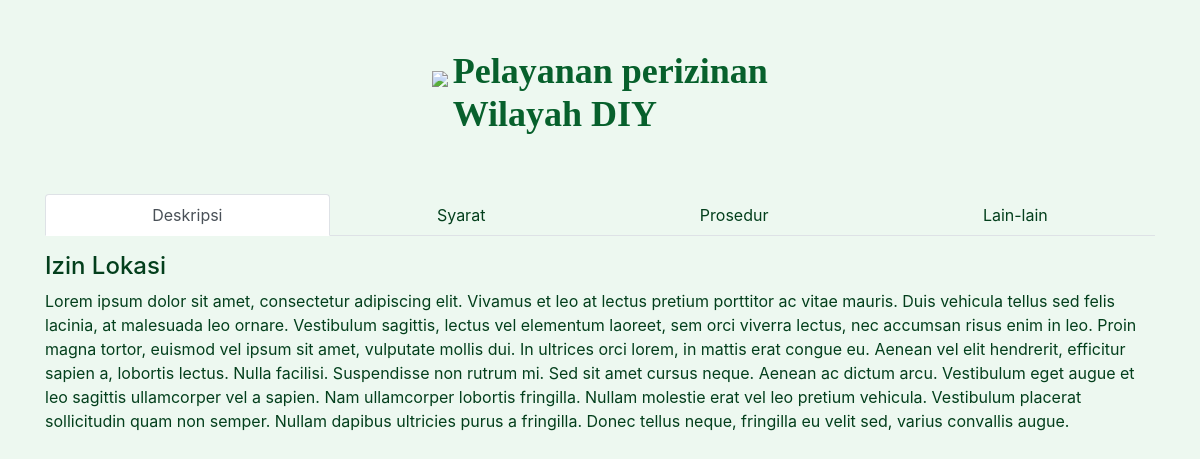
The page /izin-usaha/detail/3 on the database its author committed.
### tables this page shows
CREATE TABLE `jenis_usaha` (
  `id` int(11) NOT NULL,
  `nama` varchar(255) NOT NULL,
  `deskripsi` text NOT NULL,
  `syarat` text NOT NULL,
  `prosedur` text NOT NULL,
  `file_pengesahan` varchar(255) NOT NULL,
  `estimasi_proses` varchar(255) NOT NULL,
  `created_at` datetime NOT NULL,
  `updated_at` datetime NOT NULL,
  `deleted_at` datetime DEFAULT NULL
);

### application/core/MY_Controller.php (called while the page is built, shortened)
<?php
class MY_Controller extends CI_Controller {
    public function getHomeView($content, $params = null){
    	$this->load->view('layouts/header-homepage');
    	$this->load->view($content, $params);
    	$this->load->view('layouts/footer-homepage');
    }
}

### application/controllers/Perizinan.php (called while the page is built, shortened)
<?php
class Perizinan extends MY_Controller {
	public function detail( $id = null ){
		$usaha = $this->main_m->get('jenis_usaha', ['id' => $id]);
		$this->getHomeView('homepage/perizinan/detail', ['usaha' => $usaha[0]]);
	}
}

### index.php (called while the page is built, shortened)
<?php
require_once BASEPATH.'core/CodeIgniter.php';

### application/models/Main_m.php (called while the page is built, shortened)
<?php
class Main_m extends CI_Model
{
    function get($table,$where = null, $order = null, $limit = null, $group = null,$select = null){
		if($where != null) $this->db->where($where);
		$query = $this->db->get($table);
		return $query->result();
	}
}

### application/views/homepage/perizinan/detail.php (the view, shortened to what this page needs)
<div class="row">
	<div class="col-md-12">
		<nav>
			<div class="nav nav-tabs nav-fill" id="nav-tab" role="tablist">
				<a class="nav-item nav-link active" id="nav-home-tab" data-toggle="tab" href="#nav-deskripsi" role="tab" aria-controls="nav-deskripsi" aria-selected="true">Deskripsi</a>
				<a class="nav-item nav-link" id="nav-profile-tab" data-toggle="tab" href="#nav-syarat" role="tab" aria-controls="nav-syarat" aria-selected="false">Syarat</a>
				<a class="nav-item nav-link" id="nav-contact-tab" data-toggle="tab" href="#nav-prosedur" role="tab" aria-controls="nav-prosedur" aria-selected="false">Prosedur</a>
				<a class="nav-item nav-link" id="nav-about-tab" data-toggle="tab" href="#nav-other" role="tab" aria-controls="nav-other" aria-selected="false">Lain-lain</a>
			</div>
		</nav>
		<div class="tab-content py-3 px-3 px-sm-0" id="nav-tabContent">
			<div class="tab-pane fade show active" id="nav-deskripsi" role="tabpanel" aria-labelledby="nav-home-tab">
				<h4><?=$usaha->nama?></h4>
				<?=$usaha->deskripsi?>
			</div>
		</div>
	</div>
</div>

### assets/css/styles.css (style rules this page uses)
body { background: #EDF8F0 url("http://localhost/perizinan/assets/images/bg.png") top center repeat-x fixed; color: #033f1c; }
a { color: inherit; }

### application/views/layouts/header-homepage.php (style rules this page uses)
body { background: #EDF8F0 url("http://localhost/perizinan/assets/images/bg.png") top center repeat-x fixed; color: #033f1c; }
a { color: inherit; }

### rows shown on the page
jenis_usaha: nama "Izin Lokasi", deskripsi "Lorem ipsum dolor sit amet, consectetur adipiscing elit. Vivamus et leo at lectus pretium porttitor ac vitae mauris. Duis vehicula tellus sed felis lacinia, at malesuada leo ornare. Vestibulum sagittis, lectus vel elementum laoreet, sem orci viverra lectus, nec accumsan risus enim in leo. Proin magna tortor, euismod vel ipsum sit amet, vulputate mollis dui. In ultrices orci lorem, in mattis erat congue eu. Aenean vel elit hendrerit, efficitur sapien a, lobortis lectus. Nulla facilisi. Suspendisse non rutrum mi. Sed sit amet cursus neque. Aenean ac dictum arcu. Vestibulum eget augue et leo sagittis ullamcorper vel a sapien. Nam ullamcorper lobortis fringilla. Nullam molestie erat vel leo…"
